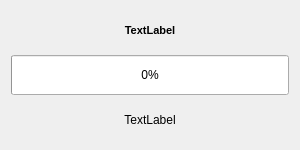
<?xml version="1.0" encoding="UTF-8"?>
<ui version="4.0">
 <class>NESceneLoadingDialog</class>
 <widget class="QDialog" name="NESceneLoadingDialog">
  <property name="geometry">
   <rect>
    <x>0</x>
    <y>0</y>
    <width>300</width>
    <height>150</height>
   </rect>
  </property>
  <property name="sizePolicy">
   <sizepolicy hsizetype="Fixed" vsizetype="Fixed">
    <horstretch>0</horstretch>
    <verstretch>0</verstretch>
   </sizepolicy>
  </property>
  <property name="minimumSize">
   <size>
    <width>300</width>
    <height>150</height>
   </size>
  </property>
  <property name="windowTitle">
   <string>Dialog</string>
  </property>
  <layout class="QVBoxLayout" name="verticalLayout">
   <item>
    <widget class="QLabel" name="topLabel">
     <property name="font">
      <font>
       <pointsize>8</pointsize>
       <weight>75</weight>
       <bold>true</bold>
      </font>
     </property>
     <property name="text">
      <string>TextLabel</string>
     </property>
     <property name="alignment">
      <set>Qt::AlignCenter</set>
     </property>
     <property name="wordWrap">
      <bool>true</bool>
     </property>
    </widget>
   </item>
   <item>
    <widget class="QProgressBar" name="progressBar">
     <property name="sizePolicy">
      <sizepolicy hsizetype="Expanding" vsizetype="Fixed">
       <horstretch>0</horstretch>
       <verstretch>0</verstretch>
      </sizepolicy>
     </property>
     <property name="minimumSize">
      <size>
       <width>0</width>
       <height>40</height>
      </size>
     </property>
     <property name="value">
      <number>0</number>
     </property>
     <property name="orientation">
      <enum>Qt::Horizontal</enum>
     </property>
    </widget>
   </item>
   <item>
    <widget class="QLabel" name="bottomLabel">
     <property name="text">
      <string>TextLabel</string>
     </property>
     <property name="alignment">
      <set>Qt::AlignCenter</set>
     </property>
     <property name="wordWrap">
      <bool>true</bool>
     </property>
    </widget>
   </item>
  </layout>
 </widget>
 <resources/>
 <connections/>
</ui>
